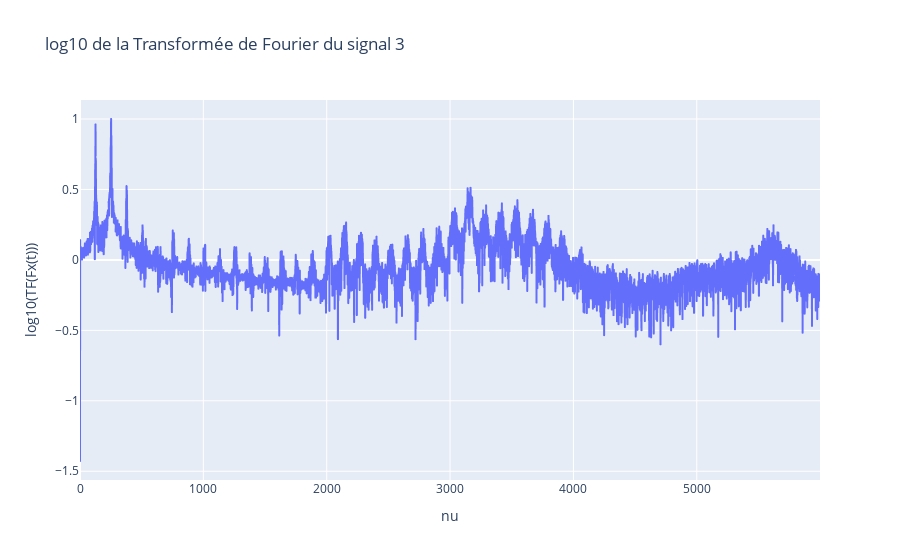

Notebook code cell kept with this figure:
### Markdown cell above
4. Tracer maintenant le logarithme (base 10) du spectre et commenter les différences avec le tracé précédent.

### Code cell
fig1 = px.line(x=nu, y=norm, title='log10 de la Transformée de Fourier du signal 3', labels={'x':'nu', 'y':'log10(TF(Fx(t)))'}).show()

### Figure 1 — Plotly figure (JSON) as saved in the notebook; plotly's stock layout.template omitted (floating-point values rounded to 4 significant figures; data arrays with more than 128 entries replaced by an {"elided": "..."} marker saying what was removed)
{"data": [{"hovertemplate": "nu=%{x}<br>log10(TF(Fx(t)))=%{y}<extra></extra>", "legendgroup": "", "line": {"color": "#636efa", "dash": "solid"}, "marker": {"symbol": "circle"}, "mode": "lines", "name": "", "showlegend": false, "type": "scattergl", "x": {"elided": "6000 float values"}, "xaxis": "x", "y": {"elided": "6000 float values"}, "yaxis": "y"}], "layout": {"legend": {"tracegroupgap": 0}, "title": {"text": "log10 de la Transformée de Fourier du signal 3"}, "xaxis": {"anchor": "y", "domain": [0, 1], "title": {"text": "nu"}}, "yaxis": {"anchor": "x", "domain": [0, 1], "title": {"text": "log10(TF(Fx(t)))"}}}}
